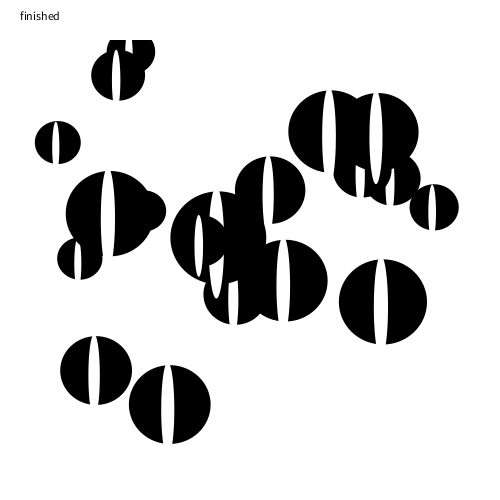
Frame 1 (no input)
Frame 60 (the mouse pressed at the canvas centre just before this capture): identical to frame 1, image omitted
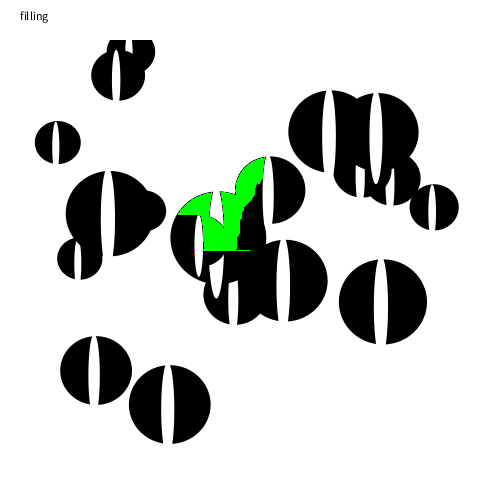
Frame 120 (the mouse held since frame 60 and released just before this capture)

The Processing sketch that drew these frames (run headless with seeded random() and noise(); from frame 60 on, the mouse is pressed at the canvas centre):

// Processing sketch: coding_gestalt__exercise_02_04__filling_shapes
// ── coding_gestalt__exercise_02_04__filling_shapes.pde
///////////////////////////////////////////////////
//                                               //
//  CODING GESTALT  -   GESTALTING CODE          //
//  Lecture 02      -   Excercise 04             //
//                                               //
///////////////////////////////////////////////////
//                                               //
//                                               //
//                FILLING SHAPES                 //
//                                               //
//                                               //
///////////////////////////////////////////////////
//                                               //
//  Implement a filling function in              //
//  >>> moore_fill.pde <<<                       //
//  that uses a moore neighborhood for filling   //
//  a region                                     //
//                                               //
///////////////////////////////////////////////////

import java.util.Stack;

color fg_color = #000000;
color bg_color = #ffffff;
color fill_color = #00ff00;
color track_color = #ff66ff;

int speed = 50;
final int FALSE = 0, TRUE = 1, MAYBE = -1;
  
MooreFill fl;

void setup() {
  size(500, 500);
  reset();
}

void reset() {
  
  // draw something to be filled
  background(bg_color);
  for(int i = 0; i < 20; i++) {
    
    float r = random(40, 100);
    float x = random(r, width - r);
    float y = random(r, height - r);
    
    fill(fg_color); noStroke();
  ellipse(x+2, y, r+3, r);
    fill(bg_color);
    ellipse(x, y+5, r/6, r*1.2);
    
  }
  
  // reset our fill tool
  fl = new MooreFill();
  
}

void draw() {
  for(int i = 0; i < speed; i++) {
    
    int next = fl.hasNext();
    
    switch(next) {
      
      case TRUE:
       label("filling");
        int[] v = fl.getNext();
        set(v, fill_color);
      break;
      
      case MAYBE:
        label("backtracing");
        set(fl.pos, track_color);
        break;
        
      case FALSE:
        label("finished");
        break;
      
    }
  }
}


// modifying get + set to accomodate for vectors ( implemented as int[] arrays ) 
color get(int[] v) {
  return get(v[0], v[1]); 
}

void set(int[] v, color c) {
  set(v[0], v[1], c);
}


// draw a label
void label(String txt) {
  fill(bg_color); rect(0, 0, width, 40);
  fill(fg_color); text(txt, 20, 20); 
}

////////////////// interaction  ////////////////// 

void keyPressed() {
  reset(); 
}
void mousePressed() {
  fl.setStart(mouseX, mouseY);
}



// ── moore_fill.pde

class MooreFill {

  
  Stack<int[]> trace = new Stack();

  int[] pos = {-1, -1};
  
  // set the origin of the filling spree
  void setStart(int x, int y) {
    pos = new int[] { x, y };
  }

  
  int[][] getNeighbors() {
    int x = pos[0];
    int y = pos[1];
    int[][] nbs = new int[8][];
    nbs[0] = new int[] { x - 1, y };
    
   nbs[1] = new int[] { x - 1, y-1};
    
    nbs[2] = new int[] { x, y - 1 };
    nbs[3] = new int[] { x + 1, y-1 };
    nbs[4] = new int[] { x+1, y  };
    nbs[5] = new int[] { x+1, y+1 };
    nbs[6] = new int[] { x , y+1 };
    nbs[7] = new int[] { x-1, y + 1 };
    
    
    
    return nbs;
  }
  
  
  // move to the next pixel
  int[] getNext() {
    pos = trace.peek();
    return pos;
  }


  int hasNext() {
    
    int[][] nbs = getNeighbors();
    
    // if we find a free pixel push it to the stack
    for (int i = 0; i < 8; i++) {
      int[] nb = nbs[i];
      if ( get(nb) == fg_color ) {
        trace.push(nb);
        return TRUE;
      }
    }
    
    // otherwise pop from the stack and try again (later)
    if(!trace.empty()) {
      pos = trace.pop();
      return MAYBE;
    }
    
    // give up
    return FALSE;
    
  }
  

}



// ── neumann_fill.pde

class NeumannFill {
  
  Stack<int[]> trace = new Stack();

  int[] pos = {-1, -1};
  
  // set the origin of the filling spree
  void setStart(int x, int y) {
    pos = new int[] { x, y };
  }

  
  int[][] getNeighbors() {
    int x = pos[0];
    int y = pos[1];
    int[][] nbs = new int[4][];
    nbs[0] = new int[] { x - 1, y };
    nbs[1] = new int[] { x, y - 1 };
    nbs[2] = new int[] { x+1, y  };
    nbs[3] = new int[] { x , y+1 };

    
    
    return nbs;
  }
  
  
  // move to the next pixel
  int[] getNext() {
    pos = trace.peek();
    return pos;
  }


  int hasNext() {
    
    int[][] nbs = getNeighbors();
    
    // if we find a free pixel push it to the stack
    for (int i = 0; i < 4; i++) {
      int[] nb = nbs[i];
      if ( get(nb) == fg_color ) {
        trace.push(nb);
        return TRUE;
      }
    }
    
    // otherwise pop from the stack and try again (later)
    if(!trace.empty()) {
      pos = trace.pop();
      return MAYBE;
    }
    
    // give up
    return FALSE;
    
  }
  

}
